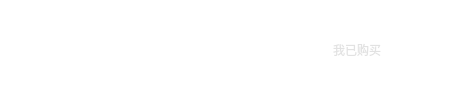
        <widget class="QFrame" name="frame_head_ad">
         <property name="styleSheet">
          <string notr="true">background:rgba(0, 0, 0, 0);
border-radius:16px;</string>
         </property>
         <layout class="QHBoxLayout" name="horizontalLayout_3" stretch="2,0,0">
          <property name="spacing">
           <number>24</number>
          </property>
          <property name="leftMargin">
           <number>24</number>
          </property>
          <property name="topMargin">
           <number>6</number>
          </property>
          <property name="rightMargin">
           <number>24</number>
          </property>
          <property name="bottomMargin">
           <number>6</number>
          </property>
          <item>
           <widget class="QLabel" name="label_title">
            <property name="font">
             <font>
              <pointsize>14</pointsize>
              <bold>false</bold>
             </font>
            </property>
            <property name="layoutDirection">
             <enum>Qt::LeftToRight</enum>
            </property>
            <property name="styleSheet">
             <string notr="true">color:rgb(255, 255, 255);</string>
            </property>
            <property name="text">
             <string>&lt;html&gt;&lt;head/&gt;&lt;body&gt;&lt;p align=&quot;justify&quot;&gt;安装程序将在输入安装秘钥后继续&lt;/p&gt;&lt;/body&gt;&lt;/html&gt;</string>
            </property>
            <property name="wordWrap">
             <bool>false</bool>
            </property>
           </widget>
          </item>
          <item>
           <widget class="QPushButton" name="pushButton_bought">
            <property name="minimumSize">
             <size>
              <width>0</width>
              <height>28</height>
             </size>
            </property>
            <property name="cursor">
             <cursorShape>PointingHandCursor</cursorShape>
            </property>
            <property name="styleSheet">
             <string notr="true">QPushButton{
color:rgb(226, 226, 226);
}
QPushButton:hover {
color:rgb(236, 236, 236);
}
QPushButton:pressed {
color:rgb(255, 255, 255);
}
</string>
            </property>
            <property name="text">
             <string>我已购买</string>
            </property>
           </widget>
          </item>
          <item>
           <widget class="QPushButton" name="pushButton_close_5">
            <property name="minimumSize">
             <size>
              <width>32</width>
              <height>32</height>
             </size>
            </property>
            <property name="maximumSize">
             <size>
              <width>32</width>
              <height>32</height>
             </size>
            </property>
            <property name="font">
             <font>
              <pointsize>12</pointsize>
             </font>
            </property>
            <property name="styleSheet">
             <string notr="true">QPushButton{
background-color: rgba(255, 255, 255, 0);
}
QPushButton:hover {
background-color: rgba(255, 255, 255, 20);
}
QPushButton:pressed {
background-color: rgba(255, 255, 255, 50);
}
</string>
            </property>
            <property name="text">
             <string/>
            </property>
            <property name="icon">
             <iconset resource="resources.qrc">
              <normaloff>:/buttom_white/img/buttom_white/API 应用_api-app.svg</normaloff>:/buttom_white/img/buttom_white/API 应用_api-app.svg</iconset>
            </property>
            <property name="iconSize">
             <size>
              <width>24</width>
              <height>24</height>
             </size>
            </property>
           </widget>
          </item>
         </layout>
        </widget>
